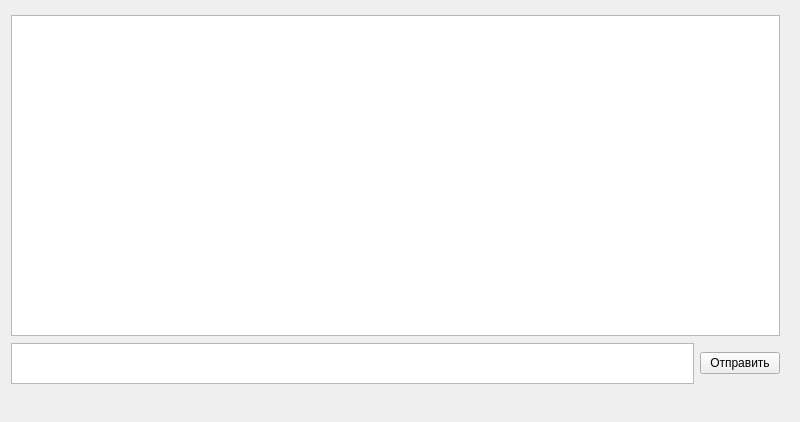
<?xml version="1.0" encoding="UTF-8"?>
<ui version="4.0">
 <class>ChatBot</class>
 <widget class="QMainWindow" name="ChatBot">
  <property name="geometry">
   <rect>
    <x>0</x>
    <y>0</y>
    <width>800</width>
    <height>422</height>
   </rect>
  </property>
  <property name="minimumSize">
   <size>
    <width>800</width>
    <height>422</height>
   </size>
  </property>
  <property name="maximumSize">
   <size>
    <width>800</width>
    <height>422</height>
   </size>
  </property>
  <property name="windowTitle">
   <string>ChatBot</string>
  </property>
  <widget class="QWidget" name="centralwidget">
   <widget class="QTextBrowser" name="textBrowser">
    <property name="geometry">
     <rect>
      <x>11</x>
      <y>15</y>
      <width>769</width>
      <height>321</height>
     </rect>
    </property>
   </widget>
   <widget class="QWidget" name="">
    <property name="geometry">
     <rect>
      <x>11</x>
      <y>343</y>
      <width>769</width>
      <height>41</height>
     </rect>
    </property>
    <layout class="QGridLayout" name="gridLayout">
     <item row="0" column="0">
      <widget class="QTextEdit" name="textEdit"/>
     </item>
     <item row="0" column="1">
      <widget class="QPushButton" name="pushButton_send">
       <property name="text">
        <string>Отправить</string>
       </property>
      </widget>
     </item>
    </layout>
   </widget>
  </widget>
  <widget class="QMenuBar" name="menubar">
   <property name="geometry">
    <rect>
     <x>0</x>
     <y>0</y>
     <width>800</width>
     <height>26</height>
    </rect>
   </property>
  </widget>
 </widget>
 <resources/>
 <connections/>
</ui>
